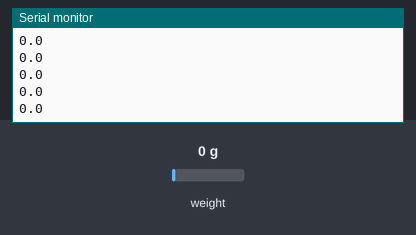
Simulated run of this sketch. Board: Arduino Uno, built with avr-gcc and run on an emulated ATmega328P. On the bench: the last lines printed to the serial monitor. The inputs (shaded band) are chosen by the test bench; at power-on: weight on the scale 0 g.

Above: at 3.2 s.
3.3 s: weight on the scale set to 100 g
At 3.31 s:
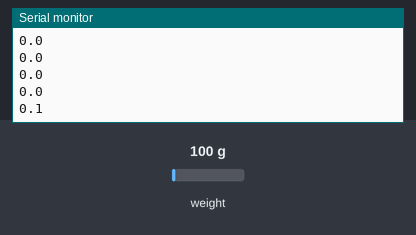
4.8 s: weight on the scale set to 1250 g
At 4.82 s:
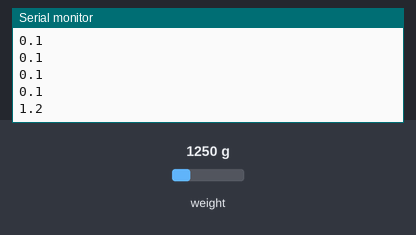
Timing chart, 0 to 7.8 s (numbered marks = the images above; inputs shaded):
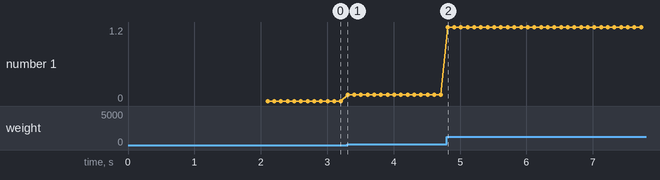

The sketch:

LoadSensorArduinoSketch.ino
```cpp
// (licence header left out)
#include "HX711.h"

#define DOUT  3
#define CLK  2

HX711 scale(DOUT, CLK);

float calibration_factor = -10000; //-7050 worked for my 440lb max scale setup

void setup() {
  Serial.begin(9600);
  scale.set_scale();
  scale.tare();	//Reset the scale to 0
  long zero_factor = scale.read_average(); //Get a baseline reading
}

void loop() {
  scale.set_scale(calibration_factor); //Adjust to this calibration factor
  Serial.println(scale.get_units(), 1);
}
```

Measured:
- after the input at 3.3 s, the serial monitor: prints a new line at once (image 1)
- after the input at 4.8 s, the serial monitor: prints a new line at once (image 2)
- plotted number 1: 0 → 0.1 after the input at 3.3 s, 0.1 → 1.2 after the input at 4.8 s
